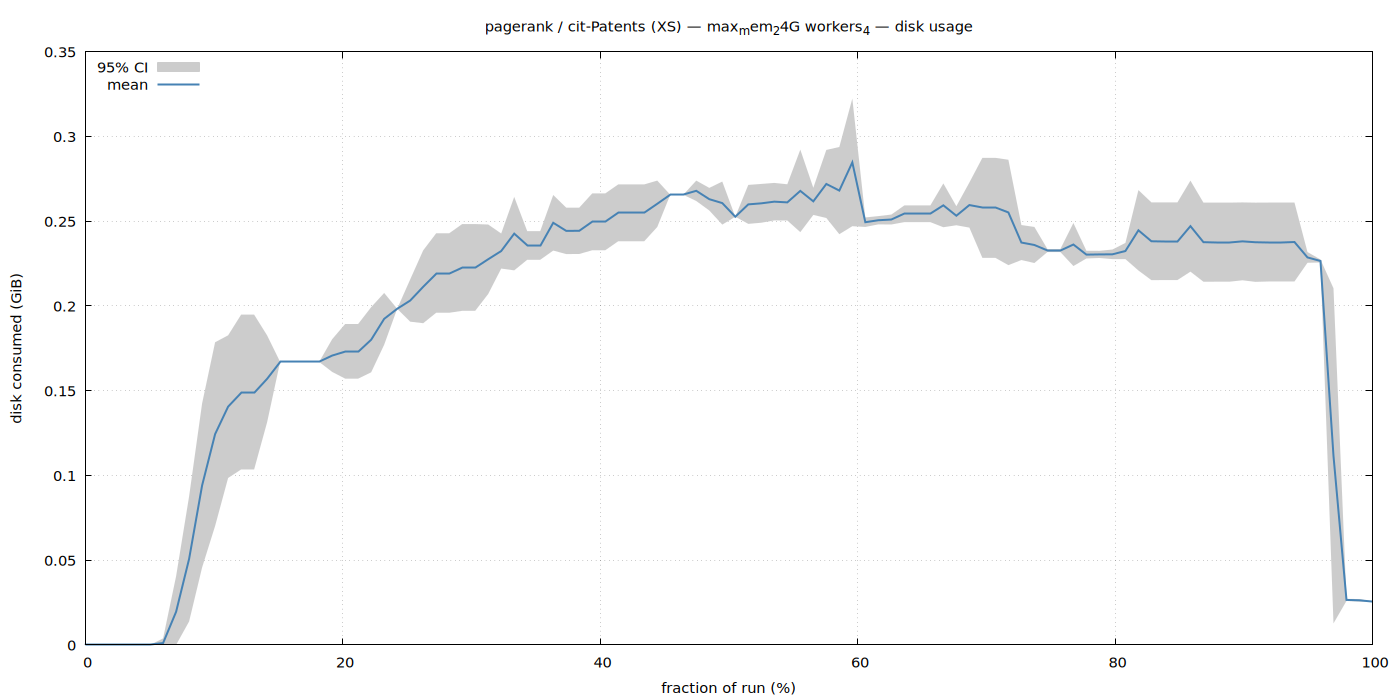

Write gnuplot code to recreate this figure.
set terminal pngcairo size 1400,700 enhanced font 'Sans,11'
set output '/home/ubuntu/nvm/results/pagerank/XS/cit-Patents/max_mem_24G_workers_4/disk.png'
set title "pagerank / cit-Patents (XS) — max_mem_24G workers_4 — disk usage"
set xlabel 'fraction of run (%)'
set ylabel 'disk consumed (GiB)'
set grid
set key top left
set yrange [0:*]
plot '/home/ubuntu/nvm/results/pagerank/XS/cit-Patents/max_mem_24G_workers_4/disk.dat' using 1:3:4 with filledcurves lc rgb '#cccccc' title '95% CI', \
     '' using 1:2 with lines lw 2 lc rgb '#4682b4' title 'mean'
